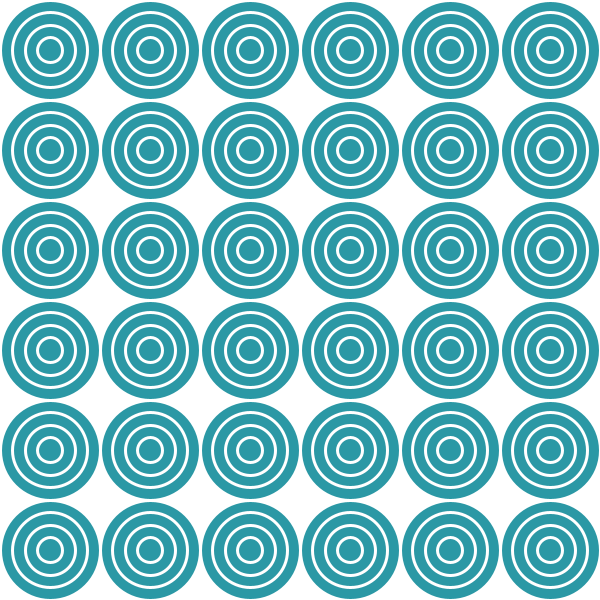
Frame 1 (no input)
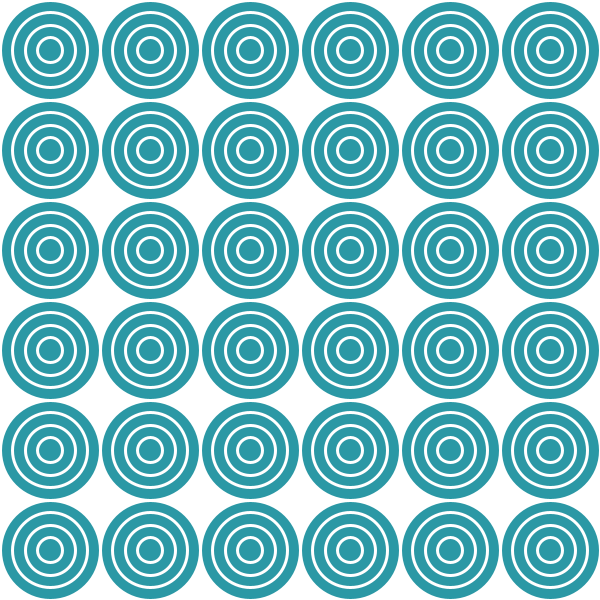
Frame 60 (the mouse pressed at the canvas centre just before this capture)
Frame 120 (the mouse held since frame 60 and released just before this capture): identical to frame 60, image omitted

The Processing sketch that drew these frames (run headless with seeded random() and noise(); from frame 60 on, the mouse is pressed at the canvas centre):

// Processing sketch: concentric_circles
// ── concentric_circles.pde
void setup () {
  size (600, 600);
  background (255);
}

void draw () {
  //concentric circles
  for (int x=50; x<=width; x+=100) {
    for (int y=50; y<=height; y+=100) {
      stroke (255);
      strokeWeight (3);
      fill (#2B98A5);
      circle (x, y, 100);
      circle (x, y, 75);
      circle (x, y, 50);
      circle (x, y, 25);
    }
  }
}
